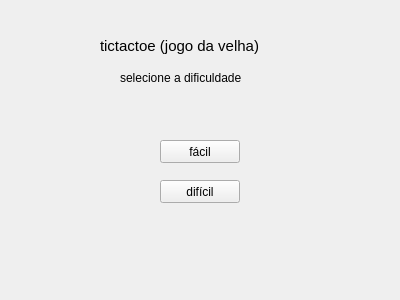
<?xml version="1.0" encoding="UTF-8"?>
<ui version="4.0">
 <class>menu</class>
 <widget class="QWidget" name="menu">
  <property name="geometry">
   <rect>
    <x>0</x>
    <y>0</y>
    <width>400</width>
    <height>300</height>
   </rect>
  </property>
  <property name="windowTitle">
   <string>Form</string>
  </property>
  <widget class="QLabel" name="label">
   <property name="geometry">
    <rect>
     <x>100</x>
     <y>30</y>
     <width>191</width>
     <height>31</height>
    </rect>
   </property>
   <property name="font">
    <font>
     <pointsize>11</pointsize>
    </font>
   </property>
   <property name="text">
    <string>tictactoe (jogo da velha)</string>
   </property>
  </widget>
  <widget class="QLabel" name="label_2">
   <property name="geometry">
    <rect>
     <x>120</x>
     <y>70</y>
     <width>161</width>
     <height>16</height>
    </rect>
   </property>
   <property name="text">
    <string>selecione a dificuldade</string>
   </property>
  </widget>
  <widget class="QPushButton" name="dificil">
   <property name="geometry">
    <rect>
     <x>160</x>
     <y>180</y>
     <width>80</width>
     <height>23</height>
    </rect>
   </property>
   <property name="text">
    <string>difícil</string>
   </property>
  </widget>
  <widget class="QPushButton" name="facil">
   <property name="geometry">
    <rect>
     <x>160</x>
     <y>140</y>
     <width>80</width>
     <height>23</height>
    </rect>
   </property>
   <property name="text">
    <string>fácil</string>
   </property>
  </widget>
 </widget>
 <resources/>
 <connections/>
</ui>
